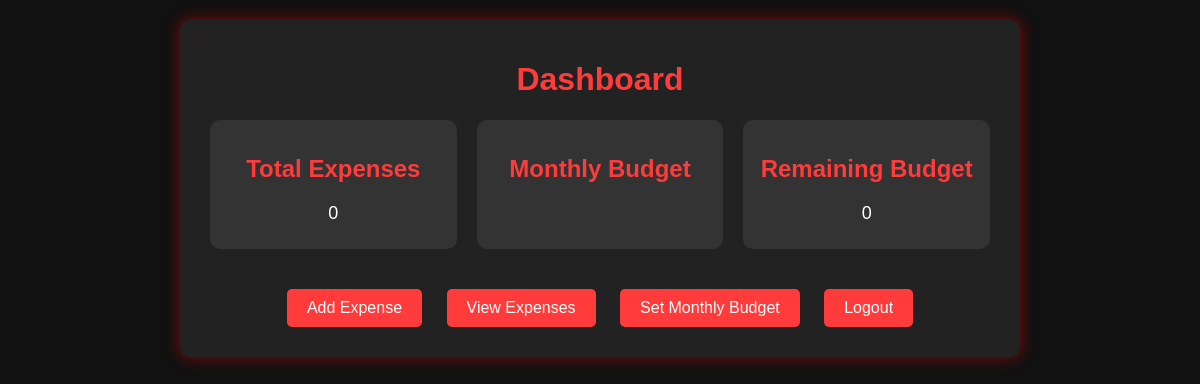
Before: /expenses/dashboard/ (signed in) with the older database file.
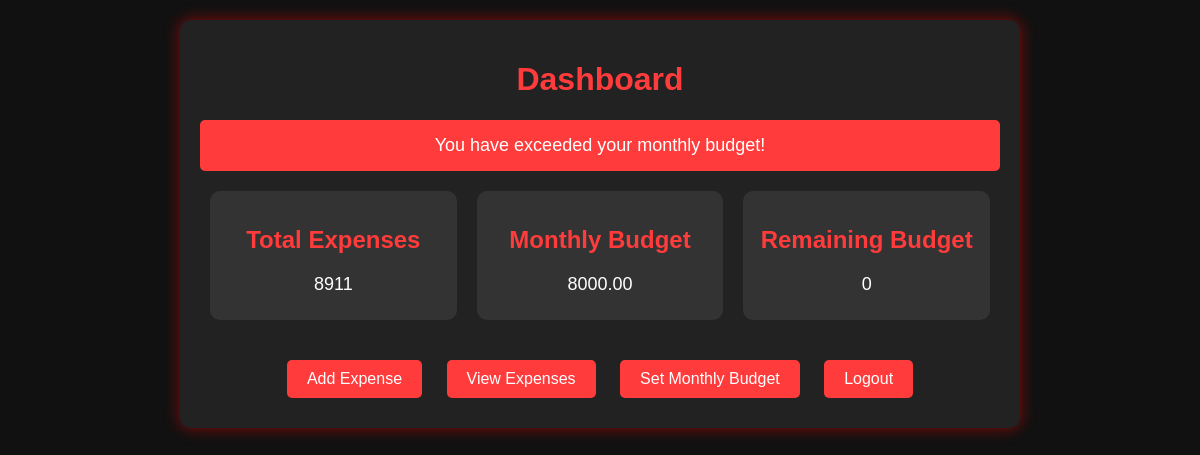
After: the same page with the newer database file.
### expenseapp/models.py (models this page shows, shortened)
class MonthlyBudget(models.Model):
    user = models.ForeignKey(User, on_delete=models.CASCADE)
    budget_amount = models.DecimalField(max_digits=10, decimal_places=2)
    month = models.DateField(default=timezone.now)

### expenseapp/views.py (the view)
# urls.py: path('dashboard/', views.dashboard_view, name='dashboard'),
@login_required
def dashboard_view(request):
    user = request.user
    total_expenses = Expense.objects.filter(user=user).aggregate(Sum('amount'))['amount__sum'] or 0
    monthly_budget = MonthlyBudget.objects.filter(user=user).first()
    budget_amount = monthly_budget.budget_amount if monthly_budget else 0
    remaining_budget = budget_amount - total_expenses
    if remaining_budget < 0:
        remaining_budget = 0
    budget_exceeded = total_expenses > budget_amount
    context = {
        'total_expenses': total_expenses,
        'monthly_budget': monthly_budget,
        'remaining_budget': remaining_budget,
        'budget_exceeded': budget_exceeded
    }
    return render(request, 'dashboard.html', context)

### expenseapp/templates/dashboard.html (shortened to what this page needs)
<!DOCTYPE html>
<html lang="en">
<head>
</head>
<body>
    <div class="dashboard">
        <h1>Dashboard</h1>
        {% if budget_exceeded %}
        <div class="notification">
            You have exceeded your monthly budget!
        </div>
        {% endif %}
        <div class="details">
            <div>
                <h2>Total Expenses</h2>
                <p>{{ total_expenses }}</p>
            </div>
            <div>
                <h2>Monthly Budget</h2>
                <p>{{ monthly_budget.budget_amount }}</p>
            </div>
            <div>
                <h2>Remaining Budget</h2>
                <p>{{ remaining_budget }}</p>
            </div>
        </div>
        <div style="text-align: center; margin-top: 30px;">
            <a href="{% url 'add_expense' %}">Add Expense</a>
            <a href="{% url 'expense_list' %}">View Expenses</a>
            <a href="{% url 'set_monthly_budget' %}">Set Monthly Budget</a>
            <a href="{% url 'logout' %}">Logout</a>
        </div>
    </div>
</body>
</html>

### expenseapp/templates/dashboard.html (style rules this page uses)
body { font-family: 'Arial', sans-serif; background-color: #111; color: #fff; padding: 20px; margin: 0; }
.dashboard { max-width: 800px; margin: 0 auto; background-color: #222; padding: 20px; border-radius: 10px; box-shadow: 0 0 15px rgba(255, 0, 0, 0.5); }
h1 { text-align: center; color: #ff3b3b; }
p { font-size: 18px; margin-bottom: 10px; }
.notification { background-color: #ff3b3b; color: white; padding: 15px; margin-bottom: 20px; border-radius: 5px; text-align: center; font-size: 18px; }
a { display: inline-block; margin: 10px; padding: 10px 20px; background-color: #ff3b3b; color: white; text-decoration: none; border-radius: 5px; transition: background-color 0.3s ease; }
.details { display: flex; justify-content: space-between; margin-top: 20px; }
.details div { flex: 1; margin: 0 10px; padding: 15px; background-color: #333; border-radius: 10px; text-align: center; }
.details div h2 { color: #ff3b3b; }

Changed rows visible on the page:
added MonthlyBudget: budget_amount "8000.00"
Other visible differences:
{{ total_expenses }}: "0" → "8911"
text now shown: "You have exceeded your monthly budget!"
